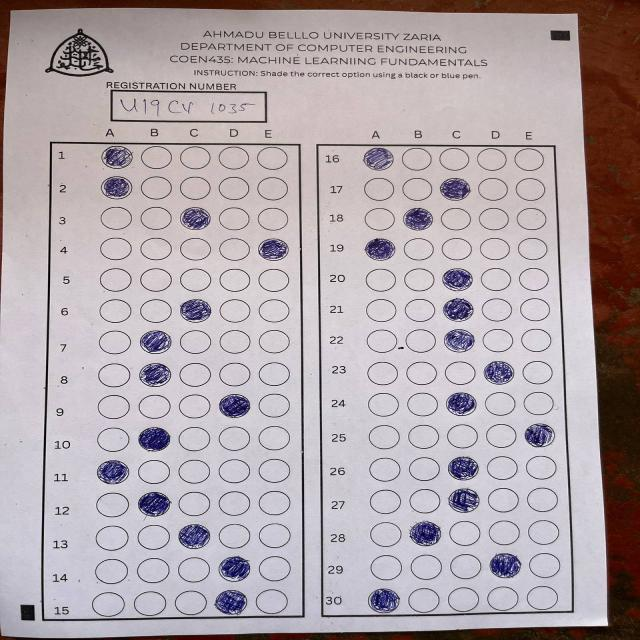
#> input picture mcq-grading.v2i.yolov8/test/images/sheet08_jpg.rf.422227d46a4e2e67325f08dea3662294.jpg, 640 x 640 px, found by its file name
$ python zoneq1-q30.py
#> lines starting #> are read from the running program, lines starting #| are printed output that depends on the picture; after the words box and inside, x2 and y2 are one past the last pixel; in counts of white or black regions, pixels touching at a corner belong together
import cv2
import numpy as np

# === CONFIG ===
img_path = r"mcq-grading.v2i.yolov8/test/images/sheet08_jpg.rf.422227d46a4e2e67325f08dea3662294.jpg"
output_path = "zones_detected.jpg"

# === LOAD IMAGE ===
image = cv2.imread(img_path)
#> image is the input picture: shape (640, 640, 3); mean B, G, R 170.6, 166.2, 176.7
if image is None:
    print("❌ Could not load image.")
    exit()

orig = image.copy()
gray = cv2.cvtColor(image, cv2.COLOR_BGR2GRAY)
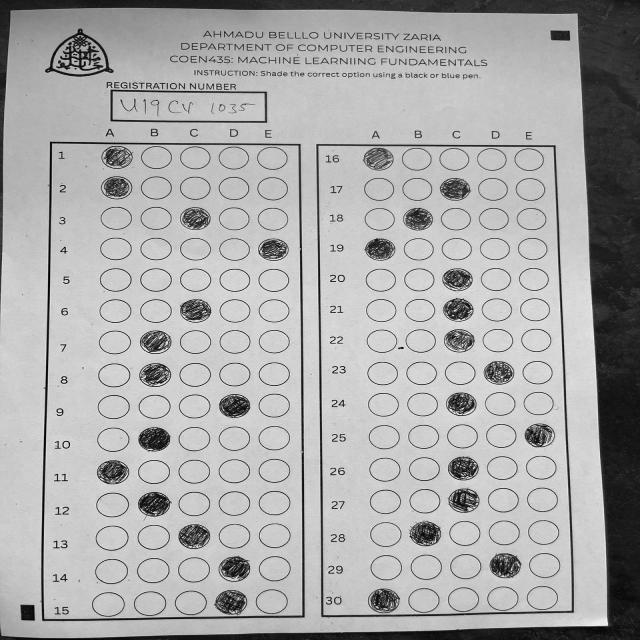
#> gray: shape (640, 640); min 1, max 251, mean 169.9

# === PREPROCESS ===
blurred = cv2.GaussianBlur(gray, (5, 5), 0)
edged = cv2.Canny(blurred, 50, 150)
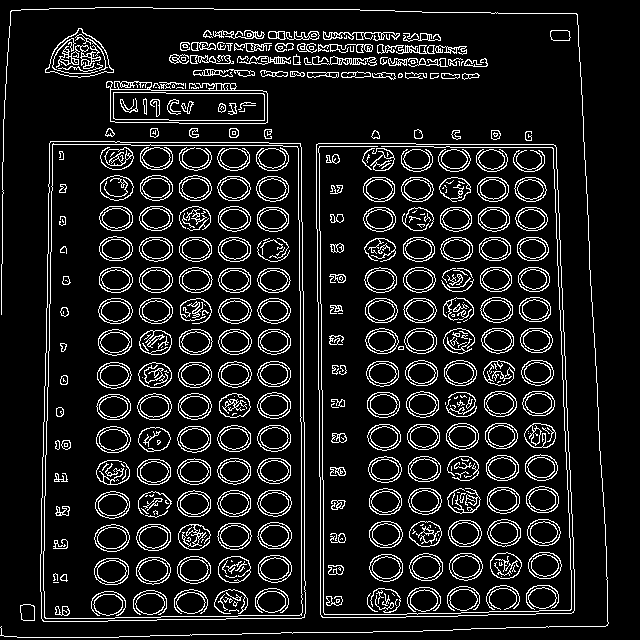
#> edged: shape (640, 640); 11% white in thin lines or dots

# === FIND CONTOURS ===
contours, _ = cv2.findContours(edged, cv2.RETR_EXTERNAL, cv2.CHAIN_APPROX_SIMPLE)
#> contours = 76 contours, 36 with area under 20; largest, box (x1, y1, x2, y2) and area: (40, 141, 306, 622) 123410, (316, 143, 575, 618) 116623, (106, 81, 268, 124) 5412, (45, 28, 114, 78) 2040, (377, 44, 435, 54) 220

zones = []

# === FILTER CONTOURS ===
for cnt in contours:
    area = cv2.contourArea(cnt)
    x, y, w, h = cv2.boundingRect(cnt)
    aspect = w / h if h != 0 else 0

    if area > 50000 and 0.4 < aspect < 1.5:
        zones.append((y, x, w, h))
#> this loop made 76 passes
#> (area, x, y, w, h, aspect) on passes 1, 2, 3, 5, 6, 7, 8, 10, 11, 12, 13, 23: (208.5, 20, 604, 15, 17, 0.882), (116623, 316, 143, 259, 475, 0.545), (123410.5, 40, 141, 266, 481, 0.553), (70.5, 491, 130, 10, 10, 1), (44, 451, 130, 10, 10, 1), (44, 371, 130, 9, 9, 1), (61, 414, 129, 9, 10, 0.9), (76, 229, 128, 10, 10, 1), (52.5, 189, 128, 10, 10, 1), (62.5, 150, 128, 9, 10, 0.9), (47, 105, 128, 10, 9, 1.11), (5412, 106, 81, 162, 43, 3.77)
#> after the loop, zones = [(143, 316, 259, 475), (141, 40, 266, 481)]

# === SORT ZONES TOP TO BOTTOM ===
zones = sorted(zones)[:2]  # Take top 2 by Y
#> zones = [(141, 40, 266, 481), (143, 316, 259, 475)]

for i, (y, x, w, h) in enumerate(zones, 1):
    cv2.rectangle(orig, (x, y), (x + w, y + h), (0, 255, 0), 3)
    cv2.putText(orig, f"Zone {i}", (x + 10, y + 40), cv2.FONT_HERSHEY_SIMPLEX, 1, (0, 0, 255), 2)
#> this loop made 2 passes
#> (i, y, x, w, h) on passes 1 to 2: (1, 141, 40, 266, 481), (2, 143, 316, 259, 475)
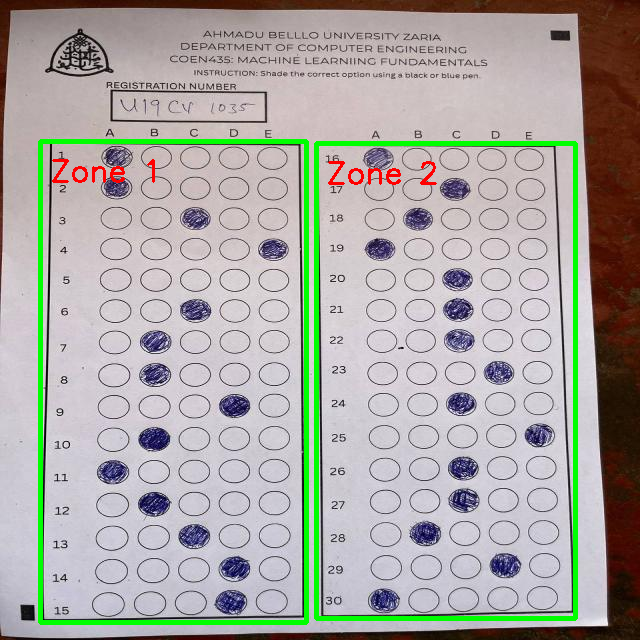
#> orig: shape (640, 640, 3); 3.94% of pixels changed, all inside (x1, y1, x2, y2) = (38, 139, 578, 625)

# === SAVE OUTPUT ===
cv2.imwrite(output_path, orig)
print(f"✅ Detected {len(zones)} zones and saved to {output_path}")
#| ✅ Detected 2 zones and saved to zones_detected.jpg

$ run again, with mcq-grading.v2i.yolov8/test/images/Sheet32_jpg.rf.34b4412e7b6a641a1bdcd73df0405d62.jpg copied over mcq-grading.v2i.yolov8/test/images/sheet08_jpg.rf.422227d46a4e2e67325f08dea3662294.jpg
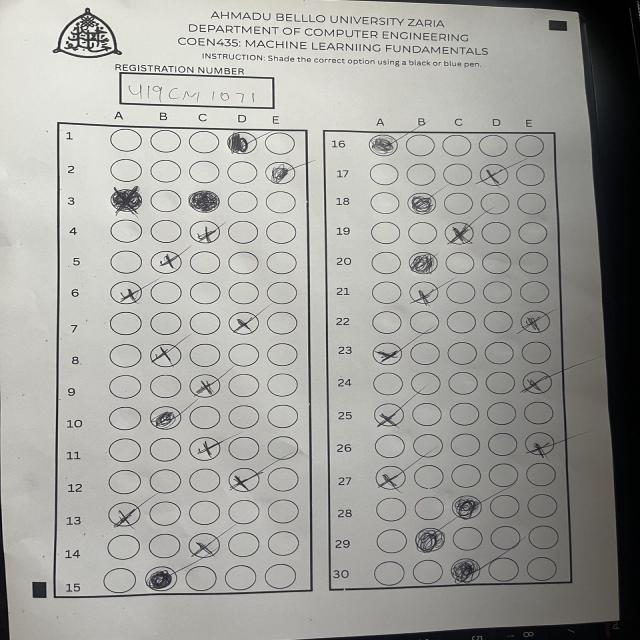
#> input picture mcq-grading.v2i.yolov8/test/images/Sheet32_jpg.rf.34b4412e7b6a641a1bdcd73df0405d62.jpg, 640 x 640 px, found by its file name
#> image is the input picture: shape (640, 640, 3); mean B, G, R 158.3, 162.5, 162.5
#> `edged = cv2.Canny(blurred, 50, 150)`:
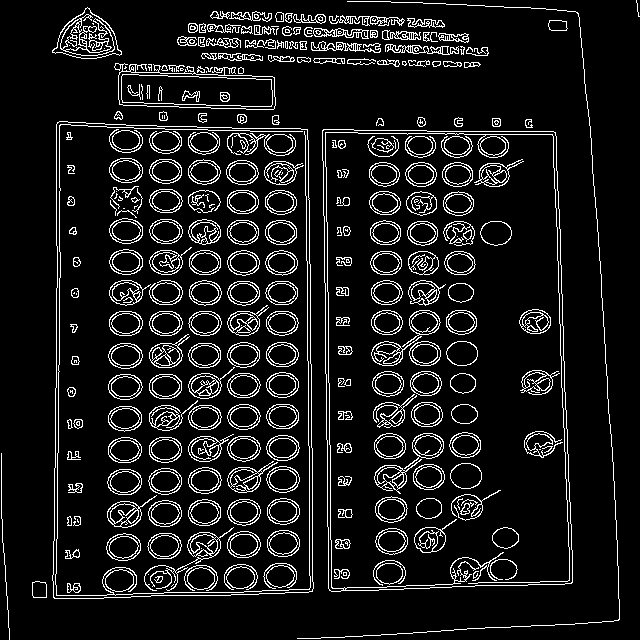
#> edged: shape (640, 640); 9.7% white in thin lines or dots
#> contours = 84 contours, 34 with area under 20; largest, box (x1, y1, x2, y2) and area: (52, 121, 314, 599) 119764, (322, 129, 573, 592) 108886, (114, 63, 276, 110) 5384, (52, 7, 122, 59) 2132, (313, 28, 369, 39) 322
#> the loop `for cnt in contours:` made 84 passes
#> (area, x, y, w, h, aspect) on passes 1, 3, 4, 6, 8, 9, 10, 11: (212, 32, 581, 15, 17, 0.882), (108886, 322, 129, 251, 463, 0.542), (119764, 52, 121, 262, 478, 0.548), (62.5, 492, 118, 9, 9, 1), (48, 454, 117, 9, 10, 0.9), (58.5, 417, 117, 9, 10, 0.9), (52, 272, 115, 8, 10, 0.8), (69.5, 237, 114, 10, 10, 1)
#> after the loop `for cnt in contours:`: zones = [(129, 322, 251, 463), (121, 52, 262, 478)]
#> `zones = sorted(zones)[:2]`: zones = [(121, 52, 262, 478), (129, 322, 251, 463)]
#> the loop `for i, (y, x, w, h) in enumerate(zones, 1):` made 2 passes
#> (i, y, x, w, h) on passes 1 to 2: (1, 121, 52, 262, 478), (2, 129, 322, 251, 463)
#> after the loop `for i, (y, x, w, h) in enumerate(zones, 1):`:
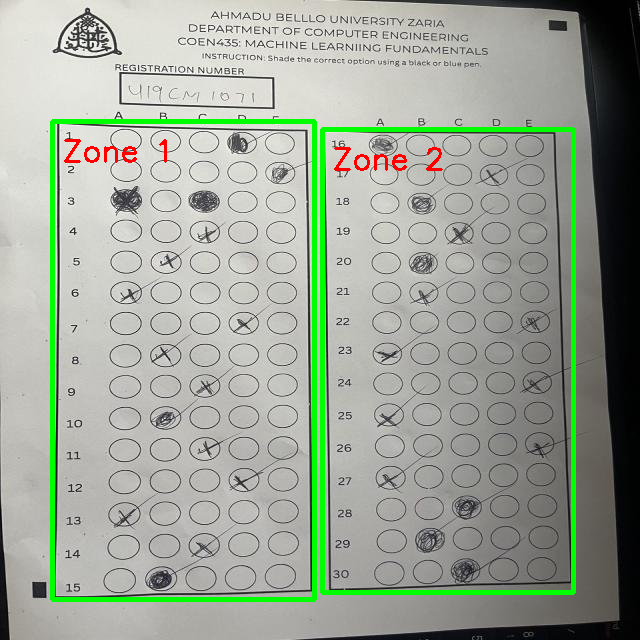
#> orig: shape (640, 640, 3); 3.88% of pixels changed, all inside (x1, y1, x2, y2) = (50, 119, 576, 602)
#| ✅ Detected 2 zones and saved to zones_detected.jpg

$ run again, with mcq-grading.v2i.yolov8/test/images/sheet26_jpg.rf.b27d22241a91ef38d01dd62727e2e27b.jpg copied over mcq-grading.v2i.yolov8/test/images/sheet08_jpg.rf.422227d46a4e2e67325f08dea3662294.jpg
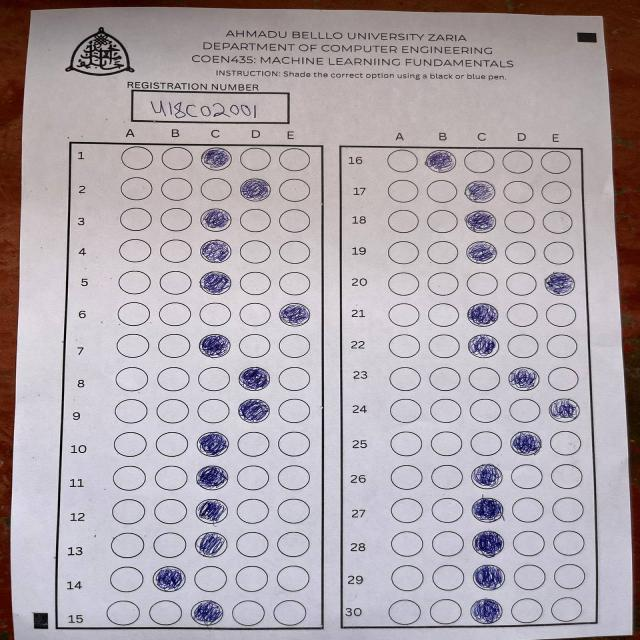
#> input picture mcq-grading.v2i.yolov8/test/images/sheet26_jpg.rf.b27d22241a91ef38d01dd62727e2e27b.jpg, 640 x 640 px, found by its file name
#> image is the input picture: shape (640, 640, 3); mean B, G, R 173.7, 167.6, 176.1
#> `edged = cv2.Canny(blurred, 50, 150)`:
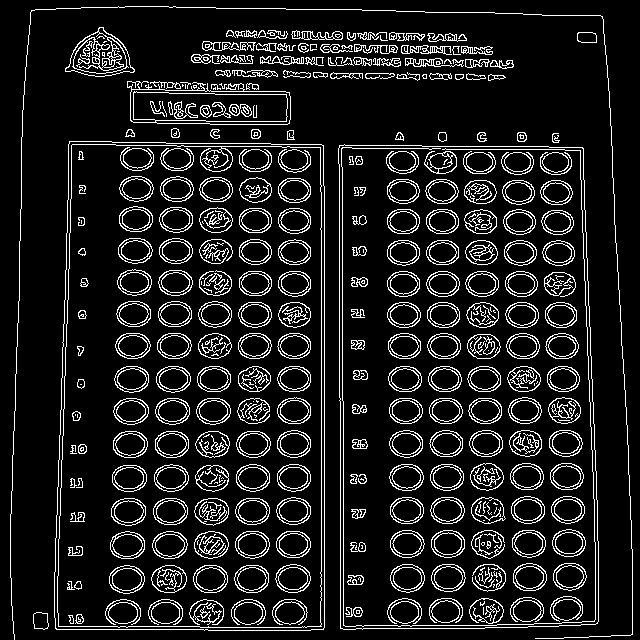
#> edged: shape (640, 640); 11.4% white in thin lines or dots
#> contours = 79 contours, 30 with area under 20; largest, box (x1, y1, x2, y2) and area: (54, 141, 325, 631) 127894, (338, 144, 599, 630) 121322, (127, 81, 291, 125) 5400, (65, 27, 135, 77) 2106, (291, 30, 343, 40) 234
#> the loop `for cnt in contours:` made 79 passes
#> (area, x, y, w, h, aspect) on passes 1, 2, 3, 5, 6, 7, 8, 9: (217, 33, 612, 16, 18, 0.889), (121322.5, 338, 144, 261, 486, 0.537), (127893.5, 54, 141, 271, 490, 0.553), (75, 517, 132, 10, 10, 1), (53, 477, 132, 10, 10, 1), (63.5, 438, 132, 9, 10, 0.9), (42.5, 395, 132, 9, 9, 1), (52, 287, 130, 8, 10, 0.8)
#> after the loop `for cnt in contours:`: zones = [(144, 338, 261, 486), (141, 54, 271, 490)]
#> `zones = sorted(zones)[:2]`: zones = [(141, 54, 271, 490), (144, 338, 261, 486)]
#> the loop `for i, (y, x, w, h) in enumerate(zones, 1):` made 2 passes
#> (i, y, x, w, h) on passes 1 to 2: (1, 141, 54, 271, 490), (2, 144, 338, 261, 486)
#> after the loop `for i, (y, x, w, h) in enumerate(zones, 1):`:
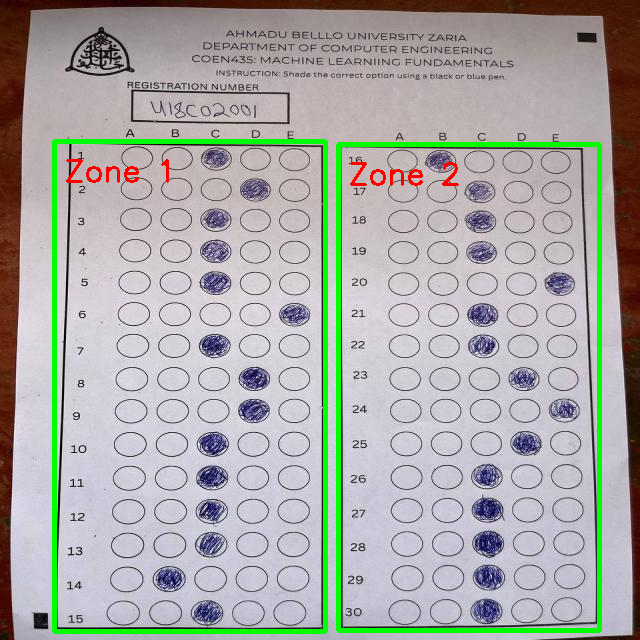
#> orig: shape (640, 640, 3); 4.01% of pixels changed, all inside (x1, y1, x2, y2) = (52, 139, 602, 634)
#| ✅ Detected 2 zones and saved to zones_detected.jpg

$ run again, with mcq-grading.v2i.yolov8/test/images/sheet27_jpg.rf.e9863133ea9947bf2b07d081619f5682.jpg copied over mcq-grading.v2i.yolov8/test/images/sheet08_jpg.rf.422227d46a4e2e67325f08dea3662294.jpg
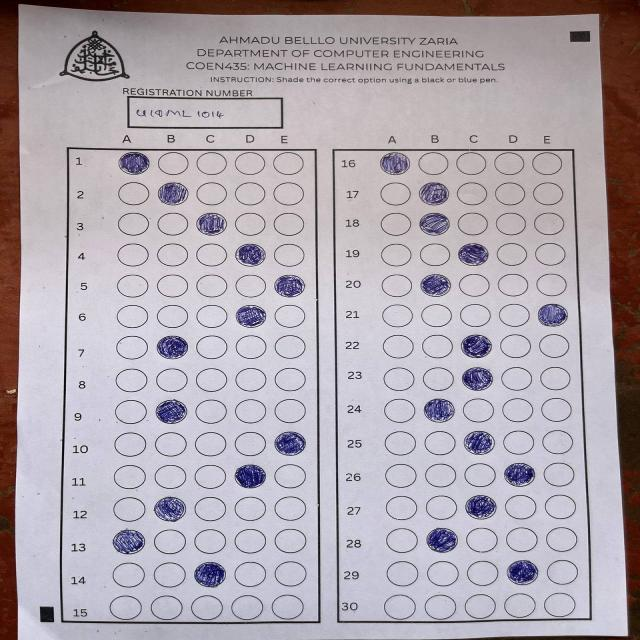
#> input picture mcq-grading.v2i.yolov8/test/images/sheet27_jpg.rf.e9863133ea9947bf2b07d081619f5682.jpg, 640 x 640 px, found by its file name
#> image is the input picture: shape (640, 640, 3); mean B, G, R 174.4, 166.8, 175.1
#> `edged = cv2.Canny(blurred, 50, 150)`:
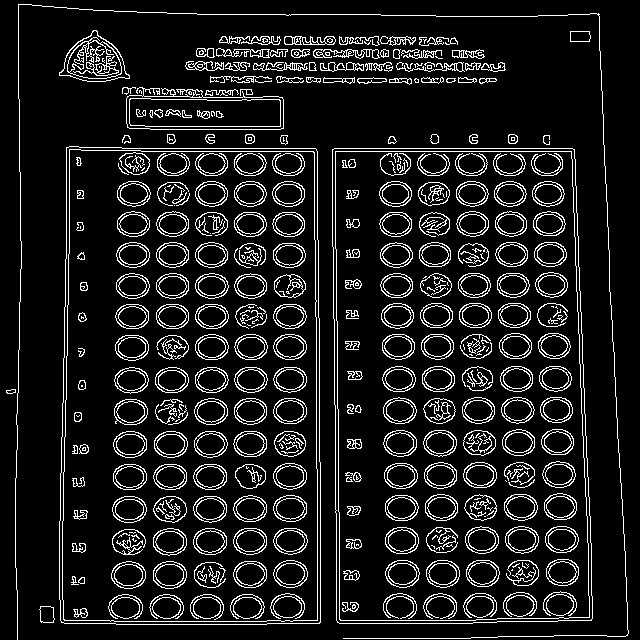
#> edged: shape (640, 640); 10.9% white in thin lines or dots
#> contours = 74 contours, 25 with area under 20; largest, box (x1, y1, x2, y2) and area: (59, 146, 321, 625) 121866, (332, 148, 593, 624) 118217, (126, 87, 284, 130) 5224, (59, 30, 130, 82) 2204, (284, 36, 336, 45) 294
#> the loop `for cnt in contours:` made 74 passes
#> (area, x, y, w, h, aspect) on passes 1, 2, 3, 4, 5, 7, 9, 10: (207, 39, 606, 16, 17, 0.941), (28.5, 6, 389, 10, 5, 2), (118217, 332, 148, 261, 476, 0.548), (121866.5, 59, 146, 262, 479, 0.547), (41.5, 388, 136, 9, 8, 1.12), (50, 280, 135, 8, 10, 0.8), (75, 508, 134, 10, 10, 1), (52, 469, 134, 9, 10, 0.9)
#> after the loop `for cnt in contours:`: zones = [(148, 332, 261, 476), (146, 59, 262, 479)]
#> `zones = sorted(zones)[:2]`: zones = [(146, 59, 262, 479), (148, 332, 261, 476)]
#> the loop `for i, (y, x, w, h) in enumerate(zones, 1):` made 2 passes
#> (i, y, x, w, h) on passes 1 to 2: (1, 146, 59, 262, 479), (2, 148, 332, 261, 476)
#> after the loop `for i, (y, x, w, h) in enumerate(zones, 1):`:
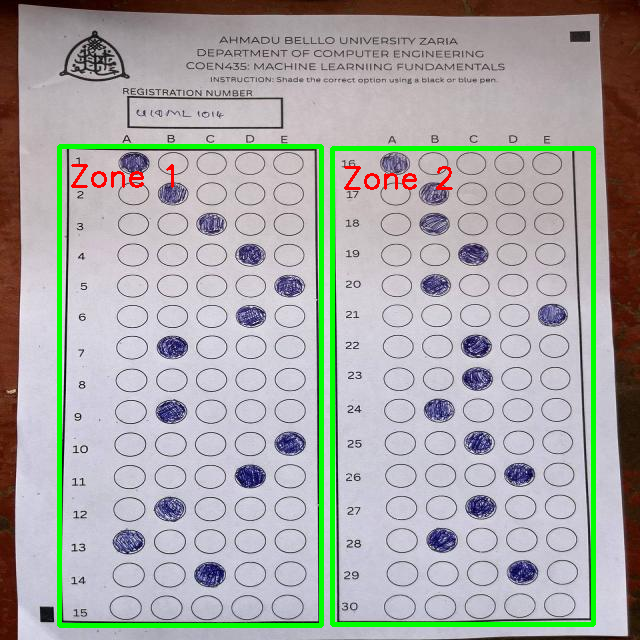
#> orig: shape (640, 640, 3); 3.93% of pixels changed, all inside (x1, y1, x2, y2) = (57, 144, 596, 628)
#| ✅ Detected 2 zones and saved to zones_detected.jpg
